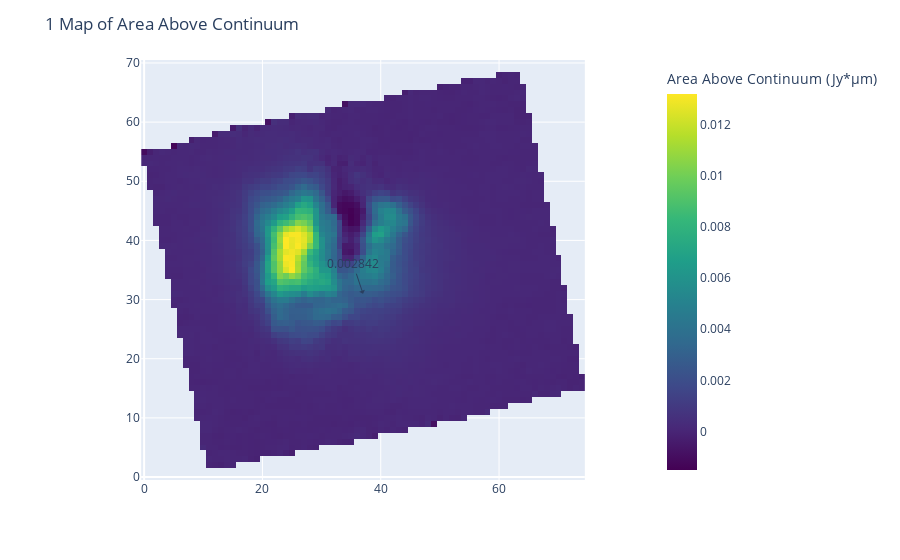
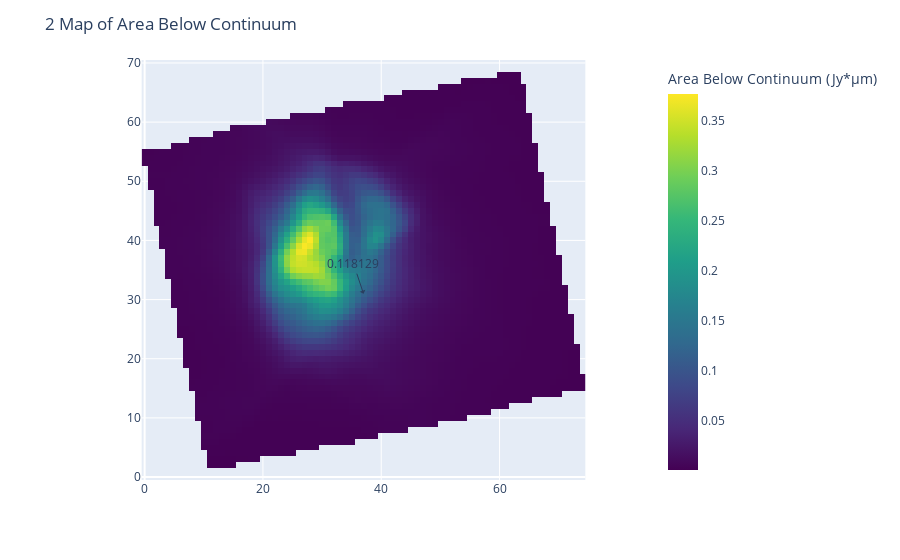
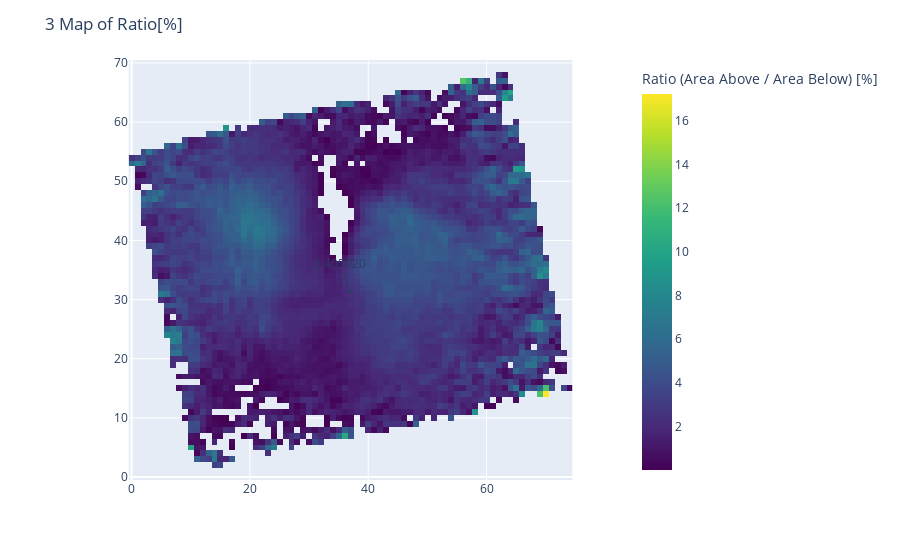

Write notebook code for charts like these, in order.
### Code cell
import numpy as np
import matplotlib.pyplot as plt
from mpdaf.obj import Cube
import astropy.units as u
import plotly.express as px
import warnings
import astropy
from astropy.coordinates import SkyCoord
from astropy.wcs import WCS


warnings.filterwarnings('ignore', category=astropy.wcs.FITSFixedWarning)
warnings.filterwarnings('ignore', category=UserWarning, message="Warning: converting a masked element to nan.")


ra_deg = 258.4353666666666 
dec_deg = -37.10326666666667  

cube_path = '/Users/mary/Fits image of JWST/ngc6302_ch4-short_s3d.fits'
obj1 = Cube(cube_path)
wcs = obj1.wcs.wcs 
skycoord = SkyCoord(ra=ra_deg*u.degree, dec=dec_deg*u.degree, frame='icrs')
pixcoords = wcs.world_to_pixel(skycoord)
pixel_x, pixel_y = int(pixcoords[0]), int(pixcoords[1])
central_star_coords = (pixel_x, pixel_y)
pixel_size = obj1.wcs.get_step(unit=u.arcsec)[0]
solid_angle = (pixel_size * u.arcsec).to(u.rad)**2


def process_pixel_data(cube, solid_angle, central_star_coords):
    wavelength = cube.wave.coord()
    mask_range = (wavelength >= 19.25) & (wavelength <= 20.03)
    filtered_wavelengths = wavelength[mask_range]

    area_above_continuum_map = np.zeros((cube.shape[1], cube.shape[2]))
    area_below_continuum_map = np.zeros((cube.shape[1], cube.shape[2]))
    ratio_map = np.zeros((cube.shape[1], cube.shape[2]))

    for x in range(cube.shape[1]):
        for y in range(cube.shape[2]):
            pixel_flux_density = cube.data[:, x, y] * solid_angle.value * 1e6
            filtered_pixel_flux_density = pixel_flux_density[mask_range]

            mask_start = (filtered_wavelengths >= 19.23) & (filtered_wavelengths <= 19.28)
            mask_end = (filtered_wavelengths >= 20) & (filtered_wavelengths <= 20.05)
            continuum_start = np.mean(filtered_pixel_flux_density[mask_start])
            continuum_end = np.mean(filtered_pixel_flux_density[mask_end])
            wavelengths = [19.25, 20.03]
            average_intensities = [continuum_start, continuum_end]
            pixel_continuum_line = np.interp(filtered_wavelengths, wavelengths, average_intensities)

            total_area = np.trapz(filtered_pixel_flux_density, filtered_wavelengths)
            area_below_continuum = np.trapz(pixel_continuum_line, filtered_wavelengths)
            area_above_continuum = total_area - area_below_continuum

            area_above_continuum_map[x, y] = area_above_continuum
            area_below_continuum_map[x, y] = area_below_continuum

            if area_below_continuum != 0:
                ratio_map[x, y] = area_above_continuum / area_below_continuum
            else:
                ratio_map[x, y] = np.nan  

           
            if ratio_map[x, y] < 0:
                ratio_map[x, y] = np.nan  

    ratio_map *= 100
    np.savetxt('19.56area_above_continuum.txt', area_above_continuum_map, fmt='%.6f')
    np.savetxt('19.56area_below_continuum.txt', area_below_continuum_map, fmt='%.6f')
    np.savetxt('19.56ratio_map.txt', ratio_map, fmt='%.6f')

    plt.figure(figsize=(10, 8))
    plt.imshow(area_above_continuum_map, cmap='viridis', origin='lower')
    plt.colorbar(label='Area Above Continuum (Jy*µm)')
    plt.title('Map of Area Above Continuum')
    plt.contour(area_above_continuum_map, colors='white', alpha=0.5)
    plt.scatter(*central_star_coords, color='red', marker='*', s=100, label='2024')
    plt.legend()
    plt.savefig('19.56area_above_continuum_map.png', dpi=300, bbox_inches='tight')
    plt.show()

    plt.figure(figsize=(10, 8))
    plt.imshow(area_below_continuum_map, cmap='viridis', origin='lower')
    plt.colorbar(label='Area Below Continuum (Jy*µm)')
    plt.title('Map of Area Below Continuum')
    plt.contour(area_below_continuum_map, colors='white', alpha=0.5)
    plt.scatter(*central_star_coords, color='red', marker='*', s=100, label='2024')
    plt.legend()
    plt.savefig('19.56area_below_continuum_map.png', dpi=300, bbox_inches='tight')
    plt.show()

    plt.figure(figsize=(10, 8))
    plt.imshow(ratio_map, cmap='viridis', origin='lower')
    plt.colorbar(label='Ratio')
    plt.title('Map of Ratio ')
    plt.contour(ratio_map, colors='white', alpha=0.5)
    plt.scatter(*central_star_coords, color='red', marker='*', s=100, label='Central Star by C. Szyszka et.al 2009')
    plt.legend()
    plt.savefig('19.56ratio_map.png', dpi=300, bbox_inches='tight')
    plt.show()

    fig = px.imshow(area_above_continuum_map, color_continuous_scale='viridis', origin='lower',
                    labels={'color': 'Area Above Continuum (Jy*µm)'})
    fig.update_layout(title='1 Map of Area Above Continuum', coloraxis_colorbar=dict(title='Area Above Continuum (Jy*µm)'))
    fig.add_annotation(x=central_star_coords[1], y=central_star_coords[0], text=f"{area_above_continuum_map[central_star_coords[0], central_star_coords[1]]:.6f}", showarrow=True, arrowhead=1)
    fig.show()

    fig = px.imshow(area_below_continuum_map, color_continuous_scale='viridis', origin='lower',
                    labels={'color': 'Area Below Continuum (Jy*µm)'})
    fig.update_layout(title='2 Map of Area Below Continuum', coloraxis_colorbar=dict(title='Area Below Continuum (Jy*µm)'))
    fig.add_annotation(x=central_star_coords[1], y=central_star_coords[0], text=f"{area_below_continuum_map[central_star_coords[0], central_star_coords[1]]:.6f}", showarrow=True, arrowhead=1)
    fig.show()

    fig = px.imshow(ratio_map, color_continuous_scale='viridis', origin='lower',
                    labels={'color': 'Ratio '})
    fig.update_layout(title='3 Map of Ratio[%] ', coloraxis_colorbar=dict(title='Ratio (Area Above / Area Below) [%]'))
    fig.add_annotation(x=central_star_coords[1], y=central_star_coords[0], text=f"{ratio_map[central_star_coords[0], central_star_coords[1]]:.6f}", showarrow=True, arrowhead=1)
    plt.savefig('3map.png', dpi=300, bbox_inches='tight')
    fig.show()

# for check 
def plot_pixel_spectrum(cube, wavelength_min, wavelength_max, pixel_x, pixel_y, solid_angle):
    wavelength = cube.wave.coord()
    mask = (wavelength >= wavelength_min) & (wavelength <= wavelength_max)
    filtered_wavelengths = wavelength[mask]

    pixel_flux_density = cube.data[:, pixel_x, pixel_y] * solid_angle.value * 1e6
    pixel_flux_density_filtered = pixel_flux_density[mask]

    mask_start = (filtered_wavelengths >= 19.23) & (filtered_wavelengths <= 19.28)
    mask_end = (filtered_wavelengths >= 20) & (filtered_wavelengths <= 20.05)
    continuum_start = np.mean(pixel_flux_density_filtered[mask_start])
    continuum_end = np.mean(pixel_flux_density_filtered[mask_end])
    wavelengths = [19.25, 20.03]
    average_intensities = [continuum_start, continuum_end]
    pixel_continuum_line = np.interp(filtered_wavelengths, wavelengths, average_intensities)
    
    wavelength_condition = (filtered_wavelengths >= 19.25) & (filtered_wavelengths <= 20.03)

    total_area = np.trapz(pixel_flux_density_filtered, filtered_wavelengths)
    area_below_continuum = np.trapz(pixel_continuum_line, filtered_wavelengths)
    area_above_continuum = total_area - area_below_continuum

    plt.figure(figsize=(10, 6))
    plt.plot(filtered_wavelengths, pixel_flux_density_filtered, label='Spectrum (Jy)')
    plt.plot(wavelengths, average_intensities, label='Continuum', linestyle='--')
    plt.fill_between(filtered_wavelengths, pixel_flux_density_filtered, pixel_continuum_line, where=(pixel_flux_density_filtered > pixel_continuum_line) & wavelength_condition, color='green', alpha=0.3, label='Above Continuum')
    
    plt.text(20.05, max(pixel_flux_density_filtered) * 0.9, f'Area Above Continuum: {area_above_continuum:.6f}', color='green')
    plt.text(20.05, max(pixel_flux_density_filtered) * 0.8, f'Area Below Continuum: {area_below_continuum:.6f}', color='red')
    
    plt.xlabel('Wavelength (µm)')
    plt.ylabel('Flux Density (Jy)')
    plt.title(f'Spectrum and Continuum at Pixel ({pixel_x}, {pixel_y})')
    plt.legend()
    plt.savefig('ssed.png', dpi=300, bbox_inches='tight')
    plt.show()

    return total_area, area_below_continuum, area_above_continuum

cube_path = '/Users/mary/Fits image of JWST/ngc6302_ch4-short_s3d.fits'
obj1 = Cube(cube_path)

pixel_size = obj1.wcs.get_step(unit=u.arcsec)[0]
solid_angle = (pixel_size * u.arcsec).to(u.rad)**2

process_pixel_data(obj1, solid_angle,central_star_coords)

total_area, area_below_continuum, area_above_continuum = plot_pixel_spectrum(obj1, 19.25, 20.03 ,31, 36, solid_angle)

area_above_continuum_map = np.loadtxt('19.56area_above_continuum.txt')
area_below_continuum_map = np.loadtxt('19.56area_below_continuum.txt')

print(f"Calculated Area Above Continuum: {area_above_continuum}")
print(f"Calculated Area Below Continuum: {area_below_continuum}")

### Figure 1 — Plotly figure (JSON) as saved in the notebook; plotly's stock layout.template omitted (floating-point values rounded to 4 significant figures; data arrays with more than 128 entries replaced by an {"elided": "..."} marker saying what was removed)
{"data": [{"coloraxis": "coloraxis", "hovertemplate": "x: %{x}<br>y: %{y}<br>Area Above Continuum (Jy*µm): %{z}<extra></extra>", "name": "0", "type": "heatmap", "xaxis": "x", "yaxis": "y", "z": {"elided": "71x75 float values"}}], "layout": {"annotations": [{"arrowhead": 1, "showarrow": true, "text": "0.002842", "x": 37, "y": 31}], "coloraxis": {"colorbar": {"title": {"text": "Area Above Continuum (Jy*µm)"}}, "colorscale": [[0, "#440154"], [0.1111, "#482878"], [0.2222, "#3e4989"], [0.3333, "#31688e"], [0.4444, "#26828e"], [0.5556, "#1f9e89"], [0.6667, "#35b779"], [0.7778, "#6ece58"], [0.8889, "#b5de2b"], [1, "#fde725"]]}, "margin": {"t": 60}, "title": {"text": "1 Map of Area Above Continuum"}, "xaxis": {"anchor": "y", "constrain": "domain", "domain": [0, 1], "scaleanchor": "y"}, "yaxis": {"anchor": "x", "autorange": true, "constrain": "domain", "domain": [0, 1]}}}

### Figure 2 — Plotly figure (JSON) as saved in the notebook; plotly's stock layout.template omitted (floating-point values rounded to 4 significant figures; data arrays with more than 128 entries replaced by an {"elided": "..."} marker saying what was removed)
{"data": [{"coloraxis": "coloraxis", "hovertemplate": "x: %{x}<br>y: %{y}<br>Area Below Continuum (Jy*µm): %{z}<extra></extra>", "name": "0", "type": "heatmap", "xaxis": "x", "yaxis": "y", "z": {"elided": "71x75 float values"}}], "layout": {"annotations": [{"arrowhead": 1, "showarrow": true, "text": "0.118129", "x": 37, "y": 31}], "coloraxis": {"colorbar": {"title": {"text": "Area Below Continuum (Jy*µm)"}}, "colorscale": [[0, "#440154"], [0.1111, "#482878"], [0.2222, "#3e4989"], [0.3333, "#31688e"], [0.4444, "#26828e"], [0.5556, "#1f9e89"], [0.6667, "#35b779"], [0.7778, "#6ece58"], [0.8889, "#b5de2b"], [1, "#fde725"]]}, "margin": {"t": 60}, "title": {"text": "2 Map of Area Below Continuum"}, "xaxis": {"anchor": "y", "constrain": "domain", "domain": [0, 1], "scaleanchor": "y"}, "yaxis": {"anchor": "x", "autorange": true, "constrain": "domain", "domain": [0, 1]}}}

### Figure 3 — Plotly figure (JSON) as saved in the notebook; plotly's stock layout.template omitted (floating-point values rounded to 4 significant figures; data arrays with more than 128 entries replaced by an {"elided": "..."} marker saying what was removed)
{"data": [{"coloraxis": "coloraxis", "hovertemplate": "x: %{x}<br>y: %{y}<br>Ratio : %{z}<extra></extra>", "name": "0", "type": "heatmap", "xaxis": "x", "yaxis": "y", "z": {"elided": "71x75 float values"}}], "layout": {"annotations": [{"arrowhead": 1, "showarrow": true, "text": "2.405920", "x": 37, "y": 31}], "coloraxis": {"colorbar": {"title": {"text": "Ratio (Area Above / Area Below) [%]"}}, "colorscale": [[0, "#440154"], [0.1111, "#482878"], [0.2222, "#3e4989"], [0.3333, "#31688e"], [0.4444, "#26828e"], [0.5556, "#1f9e89"], [0.6667, "#35b779"], [0.7778, "#6ece58"], [0.8889, "#b5de2b"], [1, "#fde725"]]}, "margin": {"t": 60}, "title": {"text": "3 Map of Ratio[%] "}, "xaxis": {"anchor": "y", "constrain": "domain", "domain": [0, 1], "scaleanchor": "y"}, "yaxis": {"anchor": "x", "autorange": true, "constrain": "domain", "domain": [0, 1]}}}
